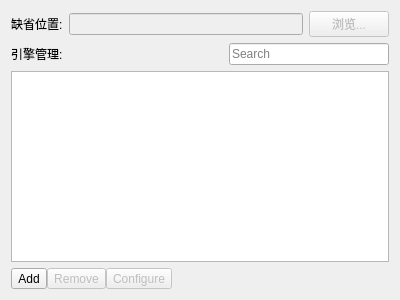
<?xml version="1.0" encoding="UTF-8"?>
<ui version="4.0">
 <class>EngineManagementWidget</class>
 <widget class="QWidget" name="EngineManagementWidget">
  <property name="geometry">
   <rect>
    <x>0</x>
    <y>0</y>
    <width>400</width>
    <height>300</height>
   </rect>
  </property>
  <property name="windowTitle">
   <string>Form</string>
  </property>
  <layout class="QVBoxLayout" name="verticalLayout">
   <item>
    <layout class="QHBoxLayout" name="horizontalLayout">
     <item>
      <widget class="QLabel" name="label_2">
       <property name="text">
        <string>缺省位置:</string>
       </property>
      </widget>
     </item>
     <item>
      <widget class="QLineEdit" name="m_defaultLocationEdit">
       <property name="enabled">
        <bool>false</bool>
       </property>
      </widget>
     </item>
     <item>
      <widget class="QPushButton" name="m_browseDefaultLocationBtn">
       <property name="enabled">
        <bool>false</bool>
       </property>
       <property name="text">
        <string>浏览...</string>
       </property>
      </widget>
     </item>
    </layout>
   </item>
   <item>
    <layout class="QHBoxLayout" name="horizontalLayout_2">
     <item>
      <widget class="QLabel" name="label">
       <property name="text">
        <string>引擎管理:</string>
       </property>
      </widget>
     </item>
     <item>
      <spacer name="horizontalSpacer_2">
       <property name="orientation">
        <enum>Qt::Horizontal</enum>
       </property>
       <property name="sizeHint" stdset="0">
        <size>
         <width>40</width>
         <height>20</height>
        </size>
       </property>
      </spacer>
     </item>
     <item>
      <widget class="QLineEdit" name="m_searchEngineEdit">
       <property name="placeholderText">
        <string>Search</string>
       </property>
       <property name="clearButtonEnabled">
        <bool>true</bool>
       </property>
      </widget>
     </item>
    </layout>
   </item>
   <item>
    <widget class="QListView" name="m_enginesList"/>
   </item>
   <item>
    <layout class="QHBoxLayout" name="horizontalLayout_3">
     <property name="spacing">
      <number>0</number>
     </property>
     <item>
      <widget class="QToolButton" name="m_addBtn">
       <property name="toolTip">
        <string>增加一个新引擎</string>
       </property>
       <property name="text">
        <string>Add</string>
       </property>
       <property name="icon">
        <iconset resource="../res/icons/icons.qrc">
         <normaloff>:/icons/toolbutton/add_16x16.png</normaloff>:/icons/toolbutton/add_16x16.png</iconset>
       </property>
      </widget>
     </item>
     <item>
      <widget class="QToolButton" name="m_removeBtn">
       <property name="enabled">
        <bool>false</bool>
       </property>
       <property name="toolTip">
        <string>删除所选择的引擎</string>
       </property>
       <property name="text">
        <string>Remove</string>
       </property>
       <property name="icon">
        <iconset resource="../res/icons/icons.qrc">
         <normaloff>:/icons/toolbutton/remove_16x16.png</normaloff>:/icons/toolbutton/remove_16x16.png</iconset>
       </property>
      </widget>
     </item>
     <item>
      <widget class="QToolButton" name="m_configureBtn">
       <property name="enabled">
        <bool>false</bool>
       </property>
       <property name="toolTip">
        <string>配置选定的引擎</string>
       </property>
       <property name="text">
        <string>Configure</string>
       </property>
       <property name="icon">
        <iconset resource="../res/icons/icons.qrc">
         <normaloff>:/icons/toolbutton/configure_16x16.png</normaloff>:/icons/toolbutton/configure_16x16.png</iconset>
       </property>
      </widget>
     </item>
     <item>
      <spacer name="horizontalSpacer">
       <property name="orientation">
        <enum>Qt::Horizontal</enum>
       </property>
       <property name="sizeHint" stdset="0">
        <size>
         <width>40</width>
         <height>20</height>
        </size>
       </property>
      </spacer>
     </item>
     <item>
      <widget class="QLabel" name="m_engineCountLabel">
       <property name="text">
        <string/>
       </property>
      </widget>
     </item>
    </layout>
   </item>
  </layout>
 </widget>
 <resources>
  <include location="../res/icons/icons.qrc"/>
 </resources>
 <connections/>
</ui>
